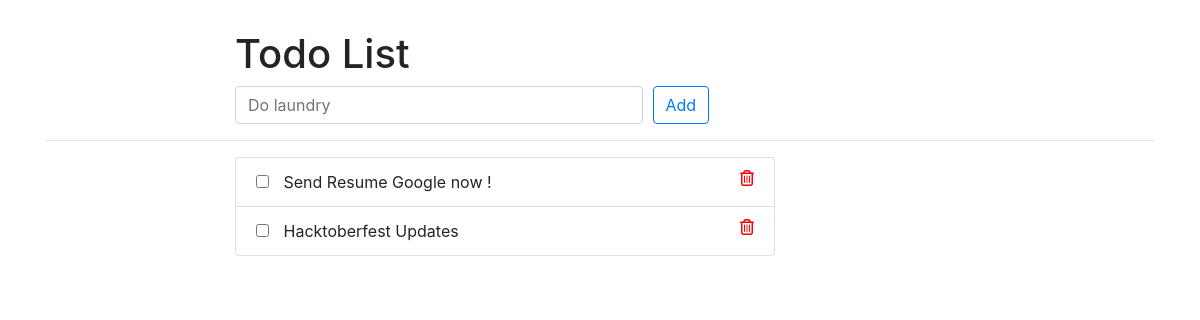
/todos/, run on an earlier commit of the app's database.
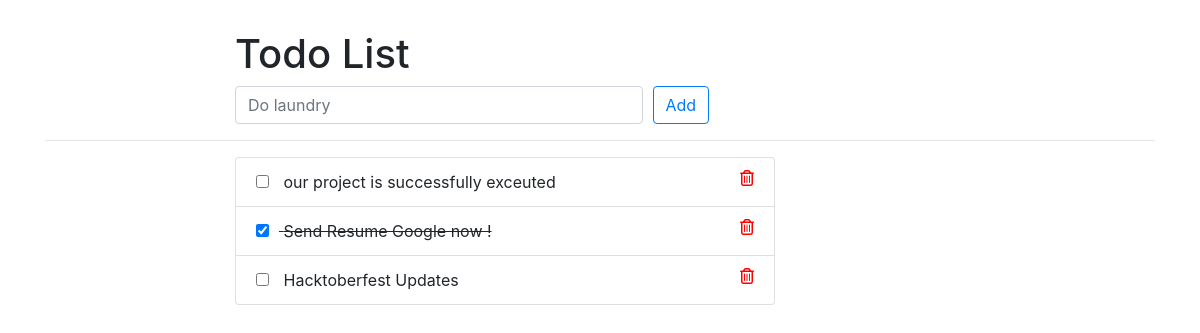
And on a later commit of the database.
### todos/models.py (models this page shows, shortened)
class Todo(models.Model):
    title = models.CharField(max_length=100)
    created_at = models.DateTimeField('Created', auto_now_add=True)
    update_at = models.DateTimeField('Updated', auto_now=True)
    isCompleted = models.BooleanField(default=False)

### todos/views.py (the view)
# urls.py: path('', views.IndexView.as_view(), name='index'),
class IndexView(generic.ListView):
    template_name = 'todos/index.html'
    context_object_name = 'todo_list'
    def get_queryset(self):
        return Todo.objects.order_by('-created_at')

### todos/templates/todos/index.html (shortened to what this page needs)
{% extends 'todos/base.html' %}
{% block content %}
<div class="container">
  <div class="row">
    <div class="offset-md-2 col-lg-9">
      <div class="page-header">
        <h1>
          Todo List
        </h1>
      </div>
    </div>
  </div>
  <div class="row">
    <div class="offset-md-2 col-lg-9">
      <form method="post" action="{% url 'todos:add' %}">
        <div class="form-row">
          <div class="col-md-6">
            <input type="text" class="form-control" name="title" placeholder="Do laundry" required>
          </div>
          <div class="col-md-6">
            <button type="submit" name="submit" class="btn btn-outline-primary">
              Add
            </button>
          </div>
        </div>
      </form>
    </div>
  </div>
  <hr />
  <div class="row">
    <div class="offset-md-2 col-lg-6">
      <div class="list-group">
        {% for todo in todo_list %}
        <div class="list-group-item {% if todo.isCompleted %} todo-complete {% endif %}">
          <form style="display: inline;" method="post" action="{% url 'todos:update' todo.id %}">
            <input type="checkbox" name="isCompleted" onchange="this.form.submit()" {% if todo.isCompleted %} checked
              {% endif %} class="todo-status-checkbox"
              title="{% if not todo.isCompleted %} mark as done {% else %} mark undone {% endif %}">
          </form>
          {{ todo.title }}
          <a href="{% url 'todos:delete' todo.id %}" title="Delete">
            <i class="far fa-trash-alt"></i>
          </a>
        </div>
        {% endfor %}
      </div>
    </div>
  </div>
</div>
{% endblock %}

What changed in the data, as far as the page shows it:
added Todo: title "our project is successfully exceuted"
changed Todo "Send Resume Google now !": isCompleted "☐" → "☑"
